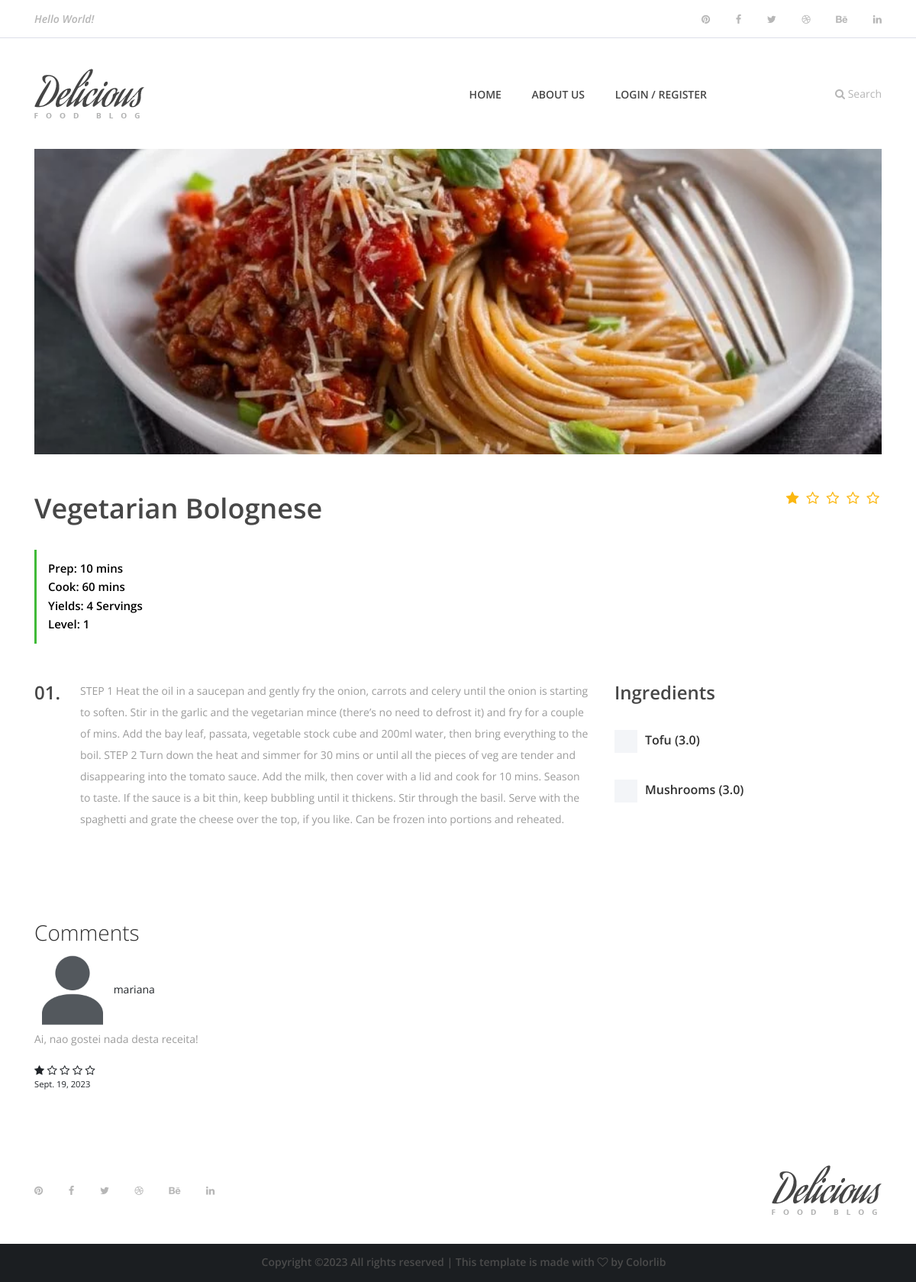
The page /recipepost/6 on the database its author committed.
### app/models.py (models this page shows, shortened)
class Receita(models.Model):
    user = models.ForeignKey(User, on_delete=models.SET_NULL, null=True)
    category = models.ForeignKey(Categoria, on_delete=models.SET_NULL, null=True)
    name = models.CharField(max_length=200)
    description = models.TextField(null=True, blank=True) # ambos os valores podem etar vazios
    tempoPreparacao = models.IntegerField(null=True, blank=True)
    tempoCozinhar = models.IntegerField(null=True, blank=True)
    quantidadePessoas = models.IntegerField(null=True, blank=True)
    nivel = models.IntegerField(null=True, blank=True)
    imagem = models.ImageField(upload_to='static/img',null=True, blank=True)  # 'upload_to' define o diretório de armazenamento
    ingredients = models.ManyToManyField(Ingrediente, through='ReceitaIngrediente')
    updated = models.DateTimeField(auto_now=True)
    created = models.DateTimeField(auto_now_add=True)
    class Meta:
        ordering = ['-updated', '-created']

class ReceitaIngrediente(models.Model):
    receita = models.ForeignKey(Receita, on_delete=models.CASCADE)
    ingrediente = models.ForeignKey(Ingrediente, on_delete=models.CASCADE)
    quantidade = models.FloatField(default=1.0)

class Ingrediente(models.Model):
    nome = models.CharField(max_length=255)
    categoria = models.ForeignKey(CategoriaIngrediente, on_delete=models.SET_NULL, null=True)
    icon = models.CharField(max_length=255,null=True, blank=True)
    calorias = models.IntegerField(null=True, blank=True)

class Avaliacao(models.Model):
    user = models.ForeignKey(User, on_delete=models.CASCADE)
    receita = models.ForeignKey(Receita, on_delete=models.CASCADE) # quando o pai é eliminado, os filhos tb são
    descricao = models.TextField()
    clasificacao = models.PositiveSmallIntegerField(choices=[(1, '1'), (2, '2'), (3, '3'), (4, '4'), (5, '5')])
    data = models.DateField()
    updated = models.DateTimeField(auto_now=True)
    created = models.DateTimeField(auto_now_add=True)

### app/views.py (the view)
# urls.py: path('recipepost/<int:id>', views.recipepost, name='recipepost'),
def recipepost(request, id):
    receita = Receita.objects.get(id=id)
    avaliacoes = Avaliacao.objects.filter(receita=receita)
    media_avaliacoes = Avaliacao.objects.filter(receita__id=id).aggregate(media=Avg('clasificacao'))['media']
    user_fridge = []
    if request.user.is_authenticated:
        user_fridge = Frigorifico.objects.filter(user=request.user).values_list('ingredient', flat=True)
    if request.method == 'POST':
        form = ComentarioForm(request.POST)
        if form.is_valid():
            comentario = form.save(commit=False)
            comentario.user = request.user
            comentario.receita = receita
            comentario.data = timezone.now()
            comentario.save()
    else:
        form = ComentarioForm()
    return render(request,'recipe-post.html', {'receita': receita, 'avaliacoes': avaliacoes, 'media_avaliacoes': media_avaliacoes, 'form': form, 'user_fridge': user_fridge})

### app/templates/recipe-post.html (shortened to what this page needs)
{% extends 'main.html' %}
{% load static %}
{% block content %}
    <div class="receipe-post-area">
        <div class="container">
            <div class="row">
                <div class="col-12">
                    <div class="receipe-slider owl-carousel owl-not-carousel" style="display: block;">
                        {% if receita.imagem %}
                            <img src="{{ receita.imagem.url }}" alt="" style="object-fit: cover; height: 400px; width: 100%">
                        {% else %}
                            <img src="{% static "img/blog-img/1.jpg" %}" alt="" style="object-fit: cover; height: 400px; width: 100%">
                        {% endif %}
                    </div>
                </div>
            </div>
        </div>
        <div class="receipe-content-area">
            <div class="container">
                <div class="row">
                    <div class="col-12 col-md-8">
                        <div class="receipe-headline my-5">
                            <h2>{{receita.name}}</h2>
                            <div class="receipe-duration">
                                <h6>Prep: {{receita.tempoPreparacao}} mins</h6>
                                <h6>Cook: {{receita.tempoCozinhar}} mins</h6>
                                <h6>Yields: {{receita.quantidadePessoas}} Servings</h6>
                                <h6>Level: {{receita.nivel}}</h6>
                            </div>
                        </div>
                    </div>
                    <div class="col-12 col-md-4">
                        <div class="receipe-ratings text-right my-5">
                            <div class="ratings">
                                {% for i in "xxxxx" %}
                                    {% if forloop.counter <= media_avaliacoes %}
                                        <i class="fa fa-star" aria-hidden="true"></i>
                                    {% else %}
                                        <i class="fa fa-star-o" aria-hidden="true"></i>
                                    {% endif %}
                                {% endfor %}
                            </div>
                        </div>
                    </div>
                </div>
                <div class="row">
                    <div class="col-12 col-lg-8">
                        <div class="single-preparation-step d-flex">
                            <h4>01.</h4>
                            <p>{{receita.description}}</p>
                        </div>
                    </div>
                    <div class="col-12 col-lg-4">
                        <div class="ingredients">
                            <h4>Ingredients</h4>
                            {% for ingredientes in receita.receitaingrediente_set.all %}
                                <div class="custom-control custom-checkbox">
                                    <label class="custom-control-label" for="customCheck{{ forloop.counter }}">
                                        {{ ingredientes.ingrediente.nome }} ({{ ingredientes.quantidade }})
                                    </label>
                                </div>
                            {% endfor %}
                        </div>
                    </div>
                </div>
                <div class="comments-box" style="padding-top:50px; padding-bottom:50px;">
                    <h3>Comments</h3>
                    <ul class="comment-list">
                        {% for comment in avaliacoes %}
                            <li class="comment-item" style="padding-bottom:10px">
                                <div class="comment-author">
                                    <img src="{% static 'img/avatar.png' %}" alt="User Avatar" width="100" height="100">
                                    <span>{{ comment.user.username }}</span>
                                </div>
                                <div class="comment-content">
                                    <p>{{ comment.descricao }}</p>
                                    <div class="comment-rating">
                                        {% for i in "xxxxx" %}
                                            {% if forloop.counter <= comment.clasificacao %}
                                                <i class="fa fa-star" aria-hidden="true"></i>
                                            {% else %}
                                                <i class="fa fa-star-o" aria-hidden="true"></i>
                                            {% endif %}
                                        {% endfor %}
                                    </div>
                                    <small>{{ comment.data }}</small>
                                </div>
                            </li>
                        {% endfor %}
                    </ul>
                </div>
            </div>
        </div>
    </div>
    {% endblock content %}

### app/static/style.css (style rules this page uses)
* { margin: 0; padding: 0; }
body { font-family: "Open Sans", sans-serif; font-size: 14px; }
h1, h2, h3, h4, h5, h6 { color: #000000; line-height: 1.3; font-weight: 600; }
p { color: #9b9b9b; font-size: 14px; line-height: 2; font-weight: 400; }
ul, ol { margin: 0; }
ul li, ol li { list-style: none; }
img { height: auto; max-width: 100%; }
.receipe-slider { position: relative; z-index: 1; }
.receipe-headline h2 { font-size: 36px; color: #474747; margin-bottom: 30px; }
.receipe-headline .receipe-duration { border-left: 3px solid #40ba37; padding: 15px; }
.receipe-headline .receipe-duration h6 { font-size: 15px; margin-bottom: 5px; }
.receipe-headline .receipe-duration h6:last-child { margin-bottom: 0; }
.receipe-ratings .ratings { margin-bottom: 30px; }
.receipe-ratings i { font-size: 18px; color: #fbb710; padding: 0 3px; }
.single-preparation-step { position: relative; z-index: 1; margin-bottom: 50px; }
.single-preparation-step h4 { color: #474747; -webkit-box-flex: 0; -ms-flex: 0 0 60px; flex: 0 0 60px; max-width: 60px; width: 60px; margin-bottom: 0; }
.ingredients h4 { color: #474747; margin-bottom: 30px; }
.ingredients .custom-checkbox .custom-control-label::before { border-radius: 0; }
.ingredients .custom-control-label::before { width: 30px; height: 30px; background-color: #f3f5f8; }
.ingredients .custom-control { padding-left: 2.5rem; margin-bottom: 30px; min-height: 35px; }
.ingredients .custom-control-label { margin-bottom: 0; padding-top: 5px; font-size: 16px; font-weight: 600; color: #2f2f2f; }
.ingredients .custom-control-label::after { top: 10px; left: 5px; width: 20px; height: 20px; }
h3 { color: #2f2f2f; font-weight: lighter; }

### rows shown on the page
Receita: imagem (picture), name "Vegetarian Bolognese", tempoPreparacao "10", tempoCozinhar "60", quantidadePessoas "4", nivel "1", description "STEP 1 Heat the oil in a saucepan and gently fry the onion, carrots and celery until the onion is starting to soften. Stir in the garlic and the vegetarian mince (there’s no need to defrost it) and fry for a couple of mins. Add the bay leaf, passata, vegetable stock cube and 200ml water, then bring everything to the boil. STEP 2 Turn down the heat and simmer for 30 mins or until all the pieces of veg are tender and disappearing into the tomato sauce. Add the milk, then cover with a lid and cook for 10 mins. Season to taste. If the sauce is a bit thin, keep bubbling until it thickens. Stir through the basil. Serve with the spaghetti and grate the cheese over the top, if you like. Can be…"
ReceitaIngrediente: ingrediente.nome "Tofu", quantidade "3.0"
ReceitaIngrediente: ingrediente.nome "Mushrooms", quantidade "3.0"
Avaliacao: user.username "mariana", descricao "Ai, nao gostei nada desta receita!", clasificacao 1 (drawn), data "Sept. 19, 2023"
